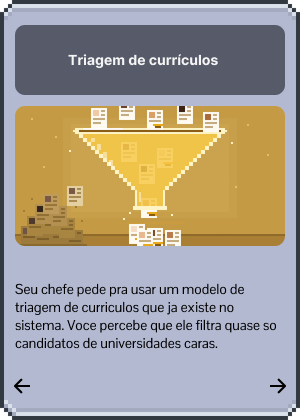
#> input picture Ferramentas/molde_carta.png, 300 x 420 px
$ python -i gerar_cartas.py   (imports and definitions only)
#> lines starting #> are read from the running program, lines starting #| are printed output that depends on the picture
#!/usr/bin/env python3
"""Regera as cartas (HUD/cartasEstagiario) em alta resolucao (3x) com acentos.

Uso (na raiz do projeto, com as imagens ORIGINAIS 300x420 em --origem):
    python3 Ferramentas/gerar_cartas.py --origem <pasta_com_cartas_originais> --saida HUD/cartasEstagiario

Mantem a moldura, a ilustracao e as setas de cada carta (ampliadas sem
suavizar, para preservar o pixel art) e redesenha titulo, descricao e opcoes
com a fonte VT323 (pixel art), em 3x. As variantes A/D sao inclinadas -/+15 graus.
"""
import argparse, os
from PIL import Image, ImageDraw, ImageFont
import numpy as np

K = 3                          # fator de ampliacao
W, H = 300, 420                # tamanho original da carta
BG = (179, 185, 209)
PLACA = (87, 91, 105)
MOLDURA = (51, 57, 65)
TEXTO = (24, 26, 36)
BRANCO = (245, 245, 245)
FONTE_PIXEL = os.path.join(os.path.dirname(os.path.dirname(os.path.abspath(__file__))),
                           "cenario", "maquina_cafe", "comum", "VT323-Regular.ttf")
ANGULO = 15

# (arquivo, titulo, descricao, opcao A (esquerda), opcao D (direita))
CARTAS = [
 ("Triagem", "Triagem de currículos",
  "Seu chefe pede pra usar um modelo de triagem de currículos que já existe no sistema. Você percebe que ele filtra quase só candidatos de universidades caras.",
  "Usar assim mesmo, é rápido", "Sinalizar o problema antes de rodar"),
 ("Chatbot", "Chatbot inventou um dado",
  "O chatbot de suporte gerou uma resposta técnica para um cliente, mas o dado que ele citou não existe em nenhuma documentação.",
  "Deixar passar, o cliente não vai notar", "Corrigir e avisar o cliente do erro"),
 ("Historico 2", "Histórico de navegação",
  "A empresa coleta o histórico de navegação dos usuários para melhorar as recomendações. Porém, ninguém autorizou explicitamente o uso desses dados.",
  "Usar os dados, todo mundo faz", "Pedir consentimento antes"),
 ("Facial", "Reconhecimento facial",
  "O sistema de reconhecimento facial da empresa erra muito mais ao identificar pessoas de pele escura. Alguém sugere “ajustar o threshold” apenas para esconder o problema nas métricas do relatório.",
  "Ajustar o threshold como pedido", "Reportar o problema real"),
 ("Estatistica", "Estatística suspeita",
  "Um relatório automático de vendas cita uma estatística que parece forte demais pra ser real. Você está sob pressão pra entregar o relatório hoje.",
  "Entregar assim, sem checar", "Investigar a fonte antes de enviar"),
 ("Marketing 2", "Dados do marketing",
  "A equipe de marketing quer usar dados dos usuários, como nome, e-mail e comportamento, para treinar um novo modelo de IA, sem anonimizar essas informações.",
  "Liberar os dados como pedido", "Anonimizar antes de liberar"),
 ("Precificacao", "Precificação por bairro",
  "A IA de precificação está cobrando preços mais altos de usuários de determinados bairros, com base no suposto “risco de inadimplência”.",
  "Manter, os números fecham", "Revisar o critério de precificação"),
 ("Numero inventado", "Número inventado",
  "Um colega vai apresentar pro cliente um número que a IA gerou, mas parece inventado. Ele já confia cegamente no sistema e não quer perder tempo checando.",
  "Deixar ele apresentar assim", "Insistir em checar juntos antes"),
 ("Automacao", "Automação de funcionários",
  "A diretoria pretende substituir parte da equipe de atendimento por uma IA. O sistema ainda comete erros frequentes, mas a mudança reduziria bastante os custos.",
  "Aprovar a substituição imediatamente", "Manter a equipe até a IA ser confiável"),
 ("Decisao", "Decisão automatizada",
  "Uma IA responsável por aprovar empréstimos rejeitou a solicitação de um cliente. Ele pede explicações, mas ninguém na equipe consegue entender como o sistema chegou a essa conclusão.",
  "Manter a decisão da IA sem questionar", "Solicitar uma revisão humana da decisão"),
 ("Imagem", "Imagem falsa",
  "A equipe de marketing utiliza uma imagem gerada por IA que simula uma pessoa real recomendando o produto. A campanha está pronta e tem grande potencial de alcance.",
  "Publicar a campanha sem revelar a manipulação", "Informar que a imagem foi gerada por IA"),
 ("Treinamento", "Treinamento sem limite",
  "Um novo modelo de IA precisa de mais dados para melhorar. A equipe sugere coletar automaticamente todas as conversas dos usuários, inclusive as que contêm informações pessoais.",
  "Coletar todas as conversas disponíveis", "Limitar a coleta aos dados autorizados"),
 ("Trabalho", "O trabalho perfeito",
  "Você pede para uma IA fazer um trabalho acadêmico. O resultado está muito bem escrito, organizado e parece conter todas as informações necessárias. O prazo está acabando e você ainda não leu o material por completo.",
  "Entregar o trabalho como a IA produziu", "Revisar o conteúdo e conferir as informações"),
 ("Email", "O e-mail pronto",
  "Você precisa responder um e-mail importante de um cliente. Para ganhar tempo, pede que uma IA escreva a resposta. O texto fica ótimo, mas a IA promete um prazo de entrega que você não tem certeza se a empresa consegue cumprir.",
  "Enviar, o texto está bem escrito", "Conferir as informações antes de enviar"),
 ("Codigo", "O código misterioso",
  "Você utiliza uma IA para resolver um problema no código de um projeto da Else. Ela fornece uma solução que funciona nos testes iniciais, mas você não entende completamente o que aquele código executa.",
  "Implementar e seguir para a próxima tarefa", "Estudar o código e testar outros cenários"),
 ("Documento", "O documento interno",
  "Você precisa resumir um documento extenso da Else. Uma ferramenta externa de IA consegue fazer isso em segundos, mas o arquivo contém informações internas que não deveriam sair do ambiente da empresa.",
  "Enviar o documento para a ferramenta externa", "Resumir manualmente ou utilizar uma ferramenta autorizada"),
 ("Atendimento", "O atendimento automático",
  "Você utiliza uma IA para responder perguntas frequentes dos clientes da Else. O sistema responde rapidamente, mas começa a dar respostas genéricas para problemas que exigem uma análise individual.",
  "Manter a automação para reduzir o tempo de atendimento", "Intervir nos casos que exigem atenção individual"),
]


def fonte(peso, px):
    # VT323 (pixel, com acentos) em todas as cartas; o "peso" so muda o tamanho/contorno
    return ImageFont.truetype(FONTE_PIXEL, int(round(px * K)))


# [36 lines left out: functions quebrar, ajustar, texto_centrado, not called in this run]


def base_sem_texto(orig):
    """Ampliacao da carta original, sem o titulo e sem a descricao."""
#> called with orig = 'molde_carta.png'
    im = Image.open(orig).convert("RGBA")
#> im is the input picture: PIL image 300x420 RGBA; mean R, G, B, A 164.3, 156.7, 145.9, 254.2
    mascara_ilustracao = np.array(im.convert("RGB")).astype(int)
    up = im.resize((W * K, H * K), Image.NEAREST)
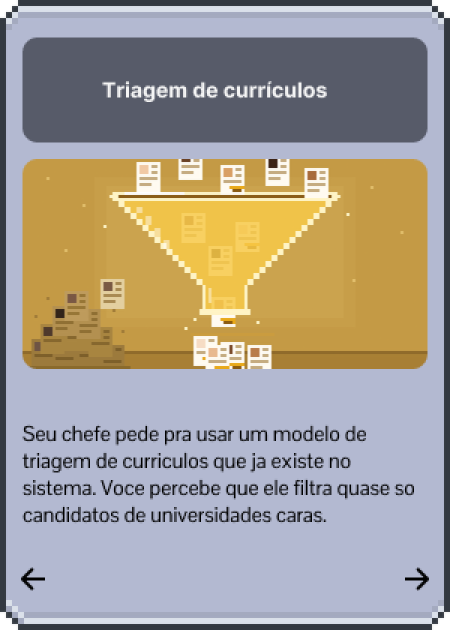
#> up: PIL image 900x1260 RGBA (shown at 1/2 size); mean R, G, B, A 164.3, 156.7, 145.9, 254.2; transparent parts drawn white
    d = ImageDraw.Draw(up)
    d.rectangle((22 * K, 30 * K, 278 * K, 90 * K), fill=PLACA)        # apaga titulo
    d.rectangle((8 * K, 248 * K, 292 * K, 376 * K), fill=BG)          # apaga descricao
    return up, mascara_ilustracao


# [53 lines left out: functions carta_situacao, carta_opcao, main, not called in this run]


# [2 lines not run here, left out]

>>> result = base_sem_texto('molde_carta.png')
